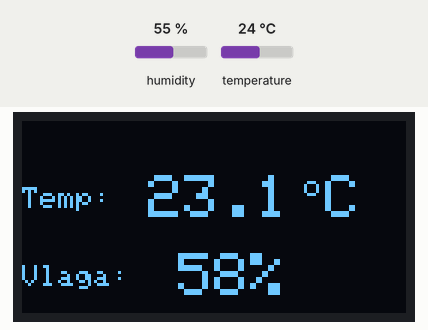
Bench run of a sketch on a simulated Arduino Uno, built with avr-gcc and run on an emulated ATmega328P. Parts: 128×64 one-colour display. The test bench sets the inputs (shaded band); at power-on: humidity 55 %, temperature 24 °C.

Above: at 2.7 s.
2.8 s: humidity set to 22 %
At 4.7 s:
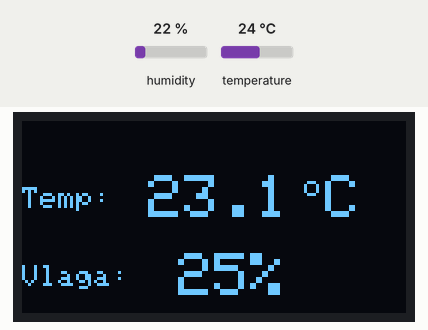
5.5 s: temperature set to 12 °C
At 6.3 s:
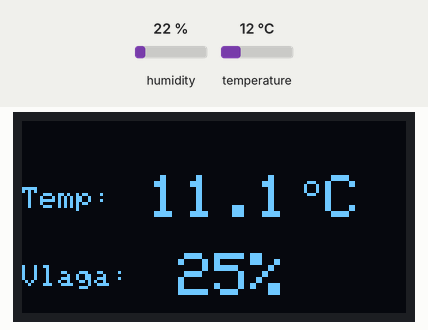
8.2 s: humidity set to 40 %
At 10.6 s:
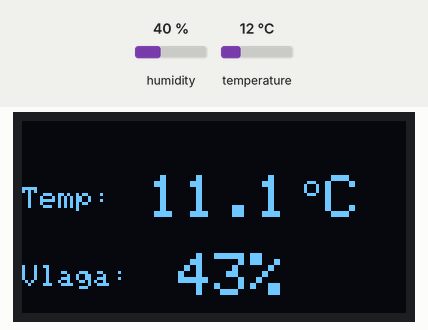
11.2 s: temperature set to 19 °C
At 12.3 s:
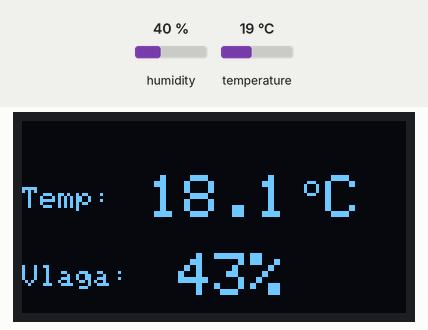
Timing chart, 0 to 14.2 s (numbered marks = the images above; inputs shaded):
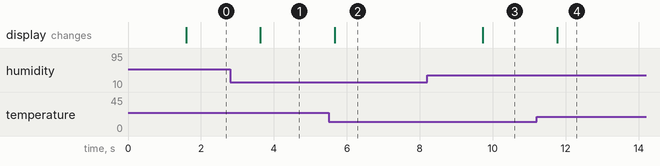

Measured:
- after the input at 2.8 s, the display: changes after 0.83 s (image 1)
- after the input at 5.5 s, the display: changes after 0.16 s (image 2)
- after the input at 8.2 s, the display: changes after 1.5 s (image 3)
- after the input at 11.2 s, the display: changes after 0.56 s (image 4)

The sketch:

temp_vlaga_oled_dht.ino
```cpp
#include <Wire.h>
#include <Adafruit_GFX.h>
#include <Adafruit_SSD1306.h>
#include <DHT.h>

// OLED
#define SCREEN_WIDTH 128
#define SCREEN_HEIGHT 64
#define OLED_RESET -1

Adafruit_SSD1306 display(SCREEN_WIDTH, SCREEN_HEIGHT, &Wire, OLED_RESET);

// DHT22
#define DHTPIN 10
#define DHTTYPE DHT22

DHT dht(DHTPIN, DHTTYPE);

// KALIBRACIJA
float tempOffset = -0.9;   // temperatura
float humOffset  = 3.0;    // vlaga (+3%)

void setup() {

  // OLED start
  if (!display.begin(SSD1306_SWITCHCAPVCC, 0x3C)) {
    while (true);
  }

  // DHT22 start
  dht.begin();

  // ZAGON ekran
  display.clearDisplay();
  display.setTextColor(SSD1306_WHITE);

  display.setTextSize(2);
  display.setCursor(18, 24);
  display.println("ZAGON");

  display.display();

  delay(1500);
}

void loop() {

  // Branje senzorja + kalibracija
  float temp = dht.readTemperature() + tempOffset;
  float hum  = dht.readHumidity() + humOffset;

  display.clearDisplay();

  // ERROR
  if (isnan(temp) || isnan(hum)) {

    display.setTextSize(2);
    display.setCursor(18, 24);
    display.println("ERROR");

    display.display();

    delay(2000);
    return;
  }

  // TEMP
  display.setTextSize(1);
  display.setCursor(0, 22);
  display.print("Temp:");

  display.setTextSize(2);
  display.setCursor(42, 18);

  display.print(temp, 1);

  // °
  display.drawCircle(96, 22, 2, SSD1306_WHITE);

  // C
  display.setCursor(101, 18);
  display.print("C");

  // VLAGA
  display.setTextSize(1);
  display.setCursor(0, 48);
  display.print("Vlaga:");

  display.setTextSize(2);
  display.setCursor(52, 44);

  display.print(hum, 0);
  display.print("%");

  display.display();

  delay(2000);
}
```
